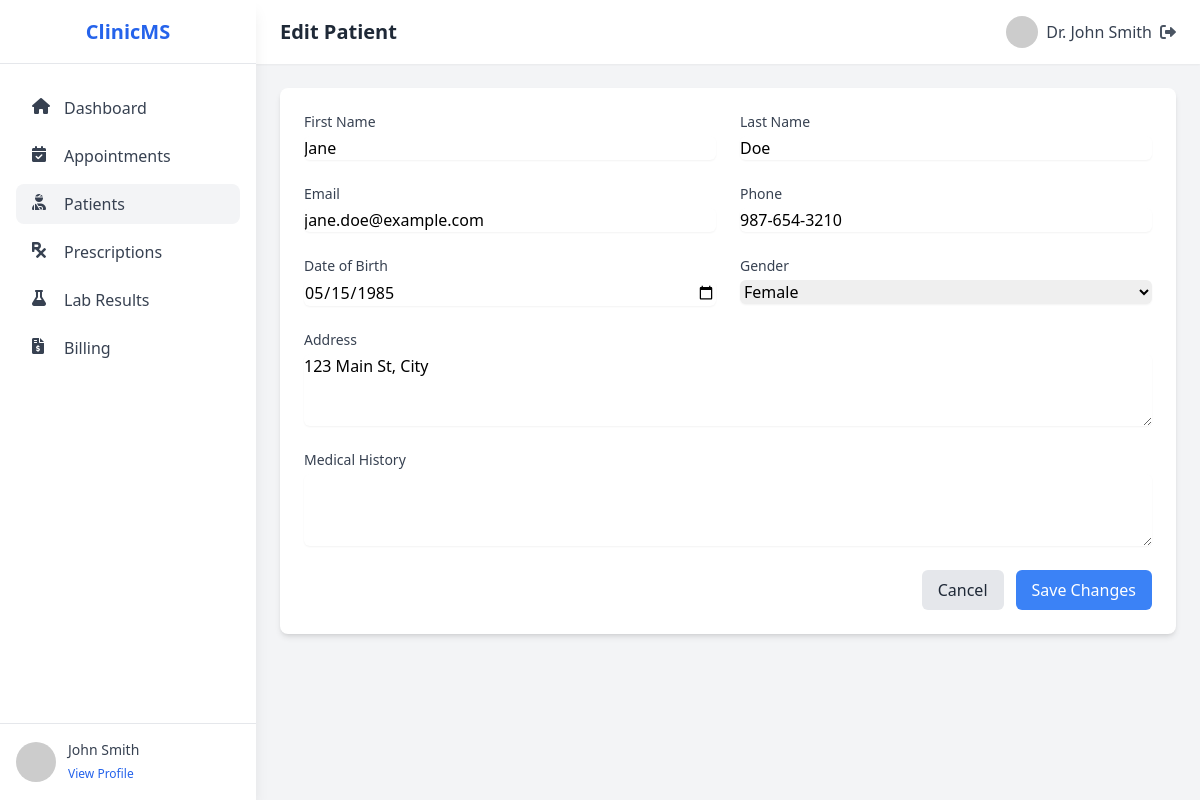
Page /edit_patient.php?id=1 (signed in) on the committed database.
### tables this page shows
CREATE TABLE IF NOT EXISTS doctors (
    id INT AUTO_INCREMENT PRIMARY KEY,
    first_name VARCHAR(50) NOT NULL,
    last_name VARCHAR(50) NOT NULL,
    email VARCHAR(100) NOT NULL UNIQUE,
    password VARCHAR(255) NOT NULL,
    phone VARCHAR(20),
    specialization VARCHAR(100),
    created_at DATETIME DEFAULT CURRENT_TIMESTAMP
);

CREATE TABLE IF NOT EXISTS patients (
    id INT AUTO_INCREMENT PRIMARY KEY,
    first_name VARCHAR(50) NOT NULL,
    last_name VARCHAR(50) NOT NULL,
    email VARCHAR(100),
    phone VARCHAR(20),
    date_of_birth DATE,
    gender ENUM('M', 'F', 'Other'),
    address TEXT,
    medical_history TEXT,
    status ENUM('Active', 'Inactive') DEFAULT 'Active',
    created_at DATETIME DEFAULT CURRENT_TIMESTAMP
);

### edit_patient.php (the view, shortened to what this page needs)
<?php
require_once 'config/database.php';
$doctor_id = $_SESSION['doctor_id'];
$stmt = $pdo->prepare("SELECT first_name, last_name FROM doctors WHERE id = :doctor_id");
$stmt->execute(['doctor_id' => $doctor_id]);
$doctor = $stmt->fetch();
$doctor_name = $doctor['first_name'] . ' ' . $doctor['last_name'];
$patient_id = $_GET['id'];
try {
    $stmt = $pdo->prepare("SELECT * FROM patients WHERE id = :id");
    $stmt->execute(['id' => $patient_id]);
    $patient = $stmt->fetch();
} catch (PDOException $e) {
    $_SESSION['error'] = "Error fetching patient: " . $e->getMessage();
    header('Location: patients.php');
    exit;
}
?>
<!DOCTYPE html>
<html lang="en">
<head>
    <script src="https://cdn.tailwindcss.com"></script>
    <link rel="stylesheet" href="https://cdnjs.cloudflare.com/ajax/libs/font-awesome/6.0.0/css/all.min.css">
</head>
<body class="bg-gray-100">
    <div class="flex h-screen">
        <div class="fixed inset-y-0 left-0 w-64 bg-white shadow-lg">
            <div class="flex flex-col h-full">
                <div class="flex items-center justify-center h-16 px-4 border-b">
                    <h1 class="text-xl font-bold text-blue-600">ClinicMS</h1>
                </div>
                <nav class="flex-1 px-4 py-6 space-y-2">
                    <a href="dashboard.php" class="flex items-center px-4 py-2 text-gray-700 hover:bg-gray-100 rounded-lg">
                        <i class="fas fa-home w-5 h-5 mr-3"></i>
                        Dashboard
                    </a>
                    <a href="appointments.php" class="flex items-center px-4 py-2 text-gray-700 hover:bg-gray-100 rounded-lg">
                        <i class="fas fa-calendar-check w-5 h-5 mr-3"></i>
                        Appointments
                    </a>
                    <a href="patients.php" class="flex items-center px-4 py-2 text-gray-700 bg-gray-100 rounded-lg">
                        <i class="fas fa-user-injured w-5 h-5 mr-3"></i>
                        Patients
                    </a>
                    <a href="prescriptions.php" class="flex items-center px-4 py-2 text-gray-700 hover:bg-gray-100 rounded-lg">
                        <i class="fas fa-prescription w-5 h-5 mr-3"></i>
                        Prescriptions
                    </a>
                    <a href="lab_results.php" class="flex items-center px-4 py-2 text-gray-700 hover:bg-gray-100 rounded-lg">
                        <i class="fas fa-flask w-5 h-5 mr-3"></i>
                        Lab Results
                    </a>
                    <a href="billing.php" class="flex items-center px-4 py-2 text-gray-700 hover:bg-gray-100 rounded-lg">
                        <i class="fas fa-file-invoice-dollar w-5 h-5 mr-3"></i>
                        Billing
                    </a>
                </nav>
                <div class="p-4 border-t">
                    <div class="flex items-center">
                        <div class="flex-shrink-0">
                            <img class="w-10 h-10 rounded-full" src="https://ui-avatars.com/api/?name=<?php echo urlencode($doctor_name); ?>&background=0D8ABC&color=fff" alt="Profile">
                        </div>
                        <div class="ml-3">
                            <p class="text-sm font-medium text-gray-700"><?php echo htmlspecialchars($doctor_name); ?></p>
                            <a href="profile.php" class="text-xs text-blue-600 hover:text-blue-800">View Profile</a>
                        </div>
                    </div>
                </div>
            </div>
        </div>
        <div class="ml-64 flex-1 overflow-auto">
            <header class="bg-white shadow-sm">
                <div class="flex items-center justify-between px-6 py-4">
                    <h2 class="text-xl font-semibold text-gray-800">Edit Patient</h2>
                    <div class="flex items-center space-x-2">
                        <img src="https://ui-avatars.com/api/?name=<?= urlencode($doctor_name) ?>&background=0D8ABC&color=fff" alt="Profile" class="w-8 h-8 rounded-full">
                        <span class="text-gray-700">Dr. <?= htmlspecialchars($doctor_name) ?></span>
                        <a href="logout.php" class="text-gray-600 hover:text-gray-800 ml-2" title="Logout">
                            <i class="fas fa-sign-out-alt"></i>
                        </a>
                    </div>
                </div>
            </header>
            <main class="p-6">
                <div class="bg-white rounded-lg shadow-md p-6">
                    <form method="POST" class="space-y-6">
                        <div class="grid grid-cols-1 md:grid-cols-2 gap-6">
                            <div>
                                <label class="block text-sm font-medium text-gray-700">First Name</label>
                                <input type="text" name="first_name" value="<?php echo htmlspecialchars($patient['first_name']); ?>" required
                                    class="mt-1 block w-full rounded-md border-gray-300 shadow-sm focus:border-blue-500 focus:ring-blue-500">
                            </div>
                            <div>
                                <label class="block text-sm font-medium text-gray-700">Last Name</label>
                                <input type="text" name="last_name" value="<?php echo htmlspecialchars($patient['last_name']); ?>" required
                                    class="mt-1 block w-full rounded-md border-gray-300 shadow-sm focus:border-blue-500 focus:ring-blue-500">
                            </div>
                            <div>
                                <label class="block text-sm font-medium text-gray-700">Email</label>
                                <input type="email" name="email" value="<?php echo htmlspecialchars($patient['email']); ?>" required
                                    class="mt-1 block w-full rounded-md border-gray-300 shadow-sm focus:border-blue-500 focus:ring-blue-500">
                            </div>
                            <div>
                                <label class="block text-sm font-medium text-gray-700">Phone</label>
                                <input type="tel" name="phone" value="<?php echo htmlspecialchars($patient['phone']); ?>" required
                                    class="mt-1 block w-full rounded-md border-gray-300 shadow-sm focus:border-blue-500 focus:ring-blue-500">
                            </div>
                            <div>
                                <label class="block text-sm font-medium text-gray-700">Date of Birth</label>
                                <input type="date" name="date_of_birth" value="<?php echo htmlspecialchars($patient['date_of_birth']); ?>" required
                                    class="mt-1 block w-full rounded-md border-gray-300 shadow-sm focus:border-blue-500 focus:ring-blue-500">
                            </div>
                            <div>
                                <label class="block text-sm font-medium text-gray-700">Gender</label>
                                <select name="gender" required class="mt-1 block w-full rounded-md border-gray-300 shadow-sm focus:border-blue-500 focus:ring-blue-500">
                                    <option value="F" <?php echo $patient['gender'] === 'F' ? 'selected' : ''; ?>>Female</option>
                                </select>
                            </div>
                        </div>
                        <div>
                            <label class="block text-sm font-medium text-gray-700">Address</label>
                            <textarea name="address" rows="3" class="mt-1 block w-full rounded-md border-gray-300 shadow-sm focus:border-blue-500 focus:ring-blue-500"><?php echo htmlspecialchars($patient['address']); ?></textarea>
                        </div>
                        <div>
                            <label class="block text-sm font-medium text-gray-700">Medical History</label>
                            <textarea name="medical_history" rows="3" class="mt-1 block w-full rounded-md border-gray-300 shadow-sm focus:border-blue-500 focus:ring-blue-500"><?php echo htmlspecialchars($patient['medical_history']); ?></textarea>
                        </div>
                        <div class="flex justify-end space-x-3">
                            <a href="patients.php" class="px-4 py-2 bg-gray-200 text-gray-800 rounded-md hover:bg-gray-300">
                                Cancel
                            </a>
                            <button type="submit" class="px-4 py-2 bg-blue-500 text-white rounded-md hover:bg-blue-600">
                                Save Changes
                            </button>
                        </div>
                    </form>
                </div>
            </main>
        </div>
    </div>
</body>
</html>

### rows in the picture
doctors: doctor_name "John Smith"
patients: first_name "Jane", last_name "Doe", email "jane.doe@example.com", phone "987-654-3210", date_of_birth "05/15/1985", gender "Female", address "123 Main St, City"
